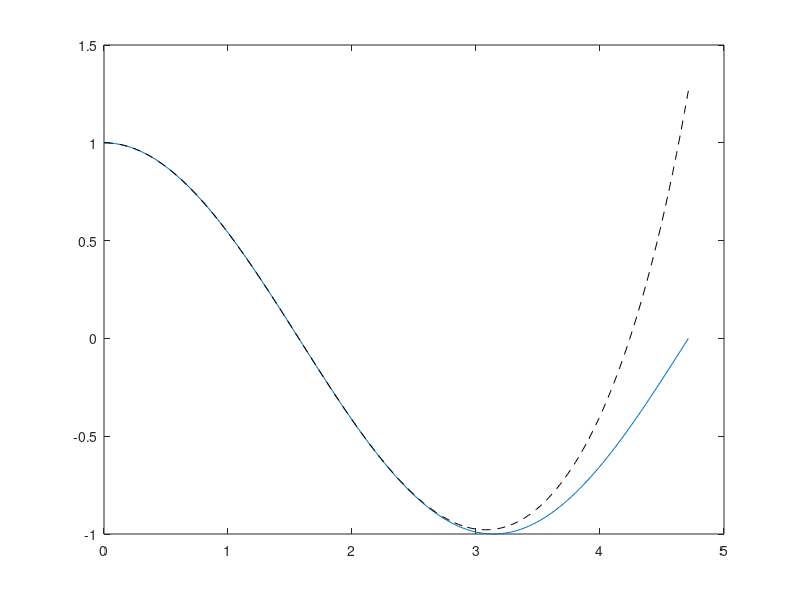

MATLAB code for this plot:
X = 0:pi/100:3*pi/2;
Y1 = cos(X);
Y2 = 1 - X.^2/factorial(2) + X.^4/factorial(4) ...
    - X.^6/factorial(6) + X.^8/factorial(8);
plot(X,Y1,X,Y2,'--k')